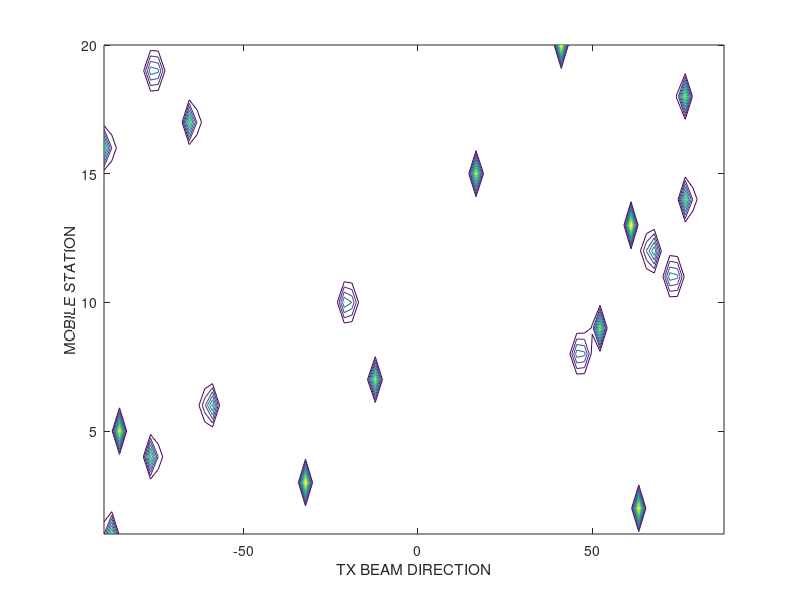
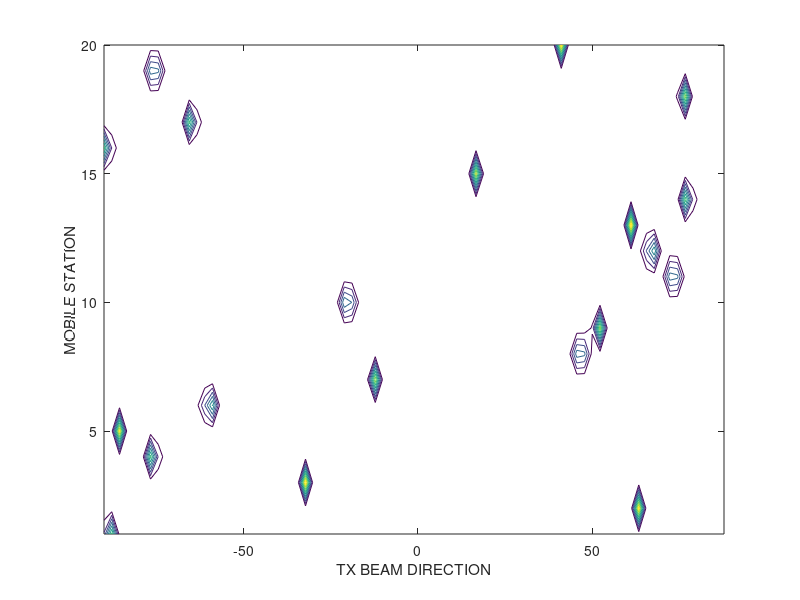

MATLAB code to generate these figures, in order:
clc
clear

Nt = 81; Nr = 1;  % Number of antenna at Tx and Rx
K = 20; % Number of user
L = 2; % Number of path

phi = rand(K, L)*pi - pi/2; % K users' azimuth in radian in [-pi/2, pi/2]
phi*180/pi
theta = 0.5*sin(phi);
U = zeros(Nt, Nt);
I = zeros(Nt, 1);
a = zeros(Nt, L);

% Parameters for path loss model
% 28GHz, TX height=7, Rx height=1.5
alpha = 75.85; % in dB
beta_bar = 3.73;
d = 100; % TRSep
PL_dB = alpha + 3.73*10*log(d);
PL = 10^(PL_dB/10);

% Beam index set
for l=1:Nt
    I(l) = (l-1) - (Nt-1)/2;
end

% Channel matrix
H_LOS = [];
H = [];
for k = 1:K
    % beta = (randn(1)+1i*randn(1))/sqrt(2); % Rayleigh fading complex path loss
    beta(1) = exp(-1i*2*pi*rand(1)); % |beta|^2=1
    beta(2) = 0.1*exp(-1i*2*pi*rand(1));
    for n = 1:Nt
        for l = 1:L
            a(n, l) = exp(-1i*2*pi*theta(k,l)*I(n));
        end
    end
    h_k_LOS = beta(1)*a(:, 1);
    H_LOS = horzcat(H_LOS, h_k_LOS);
    h_k = h_k_LOS;
    for i = 2:L
        h_k = h_k + beta(i)*a(:, i);
    end
    H = horzcat(H, h_k);
end

% DFT matrix
for i = 1:Nt
    for j = 1:Nt
        U(i,j) = exp(-1i*2*pi*I(j)/Nt*I(i))/sqrt(Nt);
    end
end

% Beamspace channel
H_b_LOS = ctranspose(U)*H_LOS; % Only LOS
H_b_LOS_power = abs(ctranspose(H_b_LOS)).^2;

H_b = ctranspose(U)*H; % LOS and 1 NLOS
H_b_power = abs(ctranspose(H_b)).^2;

figure(1)
contour(-90/Nt+180/Nt*I, 1:K, H_b_LOS_power);
xlabel('TX BEAM DIRECTION');
ylabel('MOBILE STATION');

figure(2)
contour(-90/Nt+180/Nt*I, 1:K, H_b_power);
xlabel('TX BEAM DIRECTION');
ylabel('MOBILE STATION');

% for i = 1:K
%     polarplot(-pi/2:pi/(Nt-1):pi/2, H_b_LOS_power(i, :));
%     hold on
% %     stem(I, H_b_power(i, :));
% end
%rlim([0.5 0])





%%%%%%%%%%%%% NYU_Sim %%%%%%%%%%%%% 
% frequency = '2873_GHz';
% scenario = 'outdoor';
% N=40; % N users
% K_dB = 5; % 5~15
% 
% string = ['load Results_',frequency,'_',scenario,'_',num2str(N),'_CIRs'];
% eval(string);
% 
% 
% indexLOS = [];
% % fetch CIR data
% for i = 1:N
%     string = ['CIR(', num2str(i), ') = ', 'CIR_Struct.CIR_', num2str(i), ';'];
%     eval(string);
%     % allPower = [allPower; CIR(i).pathPowers];
%     stem(CIR(i).pathDelays, CIR(i).pathPowers);
%     if CIR(i).pathPowers(1) >= max(CIR(i).pathPowers)
%         indexLOS = [indexLOS, i];
%     end
%     numTx = CIR(i).NumOfTxElements;
%     numRx = CIR(i).NumOfRxElements;
% end
% 
% % Simulation
% % N = length(indexLOS);
% % Tx_power = 1;
% % noise_power = 0.001; % sigma^2
% % H = zeros(numTx, N);
% % H = CIR(1).H{1};
% H = [];
% for i=1:N
%     H = vertcat(H, CIR(i).H{1,1}); % Users' first path channel matrix
% end
% % DLA
% U = zeros(numTx, numTx);
% I = zeros(numTx, 1);
% for l=1:numTx
%     I(l) = (l-1) - (numTx-1)/2; % Beam index set
% end
% for i=1:numTx
%     for j=1:numTx
%         U(i,j) = exp(-1i*2*pi*I(j)/numTx*I(i))/sqrt(numTx); % DFT matrix
%     end
% end
% 
% H_b = H*U; % Beamspace channel matrix
% s = (randn(N*numRx,1) + 1i*randn(N*numRx,1))/sqrt(2); % symbol vertor
% 
% % Compute beamspace channel power
% for i=1:size(H_b, 2)
%     H_power = conj(H).*H;
%     H_b_power =conj(H_b).*H_b;
% end
% 
% plot(I, transpose(conj(H_b).*H_b));
% 
% % Normalization
% for i=1:size(H_b, 1)
%     H_b_power_max = 0;
%     H_power_max = 0;
%     for j=1:size(H_b, 2)
%         if H_b_power(i,j) > H_b_power_max
%             H_b_power_max = H_b_power(i,j);
%         end
%         if H_power(i,j) > H_power_max
%             H_power_max = H_power(i,j);
%         end
%     end
%     H_power(i,:) = H_power(i,:)/H_power_max;
%     H_b_power(i,:) = H_b_power(i,:)/H_b_power_max;
% end
% 
% % contour(H_b_power);
% % stem(I, H_b_power);
% for i=1:length(indexLOS)
% % for i=1:N
% %     figure(1)
% %     stem(I, H_power(indexLOS(i),:))
% %     hold on
%     figure(i)
%     stem(I, H_b_power(indexLOS(i),:))
% %     stem(I, H_b_power(i,:))
%     hold off
%     legend('beamspace channel power');
% end
% 
% xlabel('TX BEAM index');
% ylabel('|H_b^H|^2');


% Precoding Matrix
% for i=1:N
%     F_MF = H; % Matched filter
%     F_ZF = H/(ctranspose(H)*H); % Zero-forcing 
%     eta = noise_power*numRx/Tx_power; % Regulization factor pf wiener filter
%     F_WF = (H*ctranspose(H)+eta*eye(numRx))\H; % Wiener filter
% 
%     alpha_MF = sqrt(Tx_power/trace(F_MF*ctranspose(F_MF)));
%     alpha_ZF = sqrt(Tx_power/trace(F_ZF*ctranspose(F_ZF)));
%     alpha_WF = sqrt(Tx_power/trace(F_WF*ctranspose(F_WF)));
% 
%     G_MF = alpha_MF * F_MF;
%     G_ZF = alpha_ZF * F_ZF;
%     G_WF = alpha_WF * F_WF;
%     
%     % Beamspace channel matrix and precoding matrix
%     
%     G_b_MF = U\G_MF;
%     G_b_ZF = U\G_ZF;
%     G_b_WF = U\G_WF;
%     
%     r_MF = ctranspose(H)*G_MF*s;
%     r_b_MF = ctranspose(H_b)*(G_b_MF)*s; %+ noise_power*(randn(N,1)+1i*randn(N,1))/sqrt(2);
% end







%%%%%%%%% generate Rician Fading channel matrix

% Generate Uncorrelated Rician Fading channel matrix
% for i=1:1
%     L = length(CIR(indexLOS(i)).pathDelays);
%     A = Ric_channel_matrix(numTx, numRx, K_dB, L);
% end
% 
% % Generate Tx and Rx correlation matrix
% Rtx = zeros(numTx, numTx);
% Rrx = zeros(numRx, numRx);
% for i=1:numRx
%     for j=i:numRx
%         %Rrx(i, j) = 
%     end
% end
% 
% 
% 

% %%%%%%%%%% plot AoA distribution
% AOARange = 0:0.01:360;
% AOAGraph = zeros(1, 36001);
% AOApdf = zeros(1, 36001);
% 
% for i = 1:length(allAOA)
%     pos          = find(AOARange>=allAOA(i)); 
% %     AOAIndex = round(AOARange(pos(1)));
%     AOAIndex = ((AOARange(pos(1))-allAOA(i))*(pos(1)-1) + ... % interpolation
%                 (allAOA(i)-AOARange(pos(1)-1))*(pos(1))) / ...
%                 (AOARange(pos(1))-AOARange(pos(1)-1));
%     AOAIndex = round(AOAIndex);
%     AOAGraph(AOAIndex) = AOAGraph(AOAIndex) + 1;
% end
% 
% sum = 0;
% for i = 1:length(AOARange)
%     sum = sum + AOAGraph(i);
%     if ~mod(AOARange(i), 1)
%         AOApdf(i) = sum/length(allAOA);
%         sum=0;
%     end
% end
% 
% 
% figure(1)
% plot(AOARange, AOApdf)
% xlabel('AOA(deg)');
% ylabel('number');
% 
